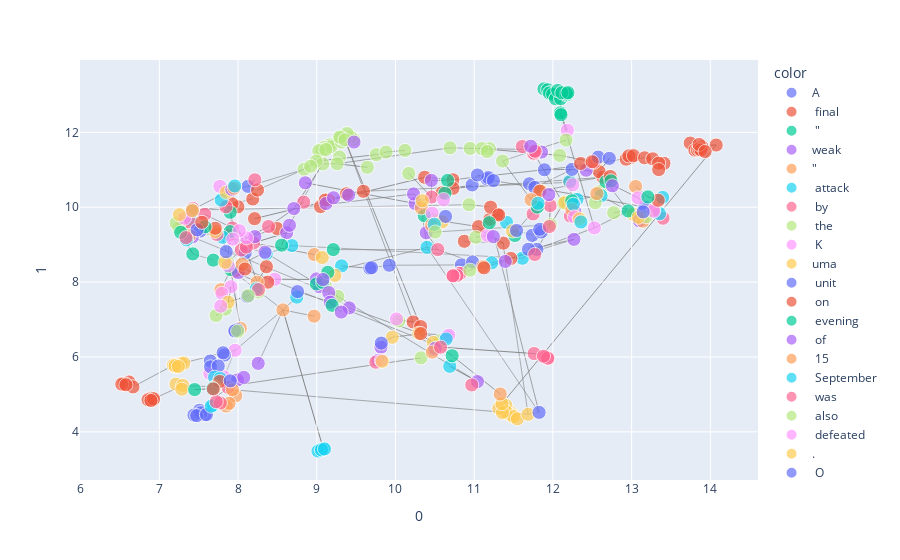

Here is the notebook cell this chart was saved with:
### Markdown cell above
##  Визуализация графов

### Code cell
Tcsr_gold, dist_matrix_gold = visualize(example_gold, show=True)
